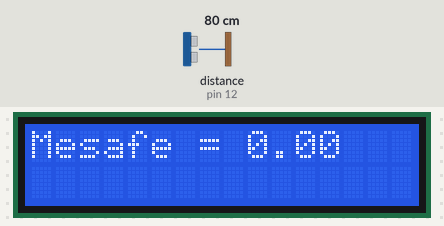
Bench run of a sketch on a simulated Arduino Uno, built with avr-gcc and run on an emulated ATmega328P. Parts: 16×2 character LCD. Wiring (inferred from the names in the program): ultrasonic range finder: trigger pin 13; echo pin 12. Inputs (shaded band) come from the test bench; at power-on: distance to the obstacle (sensor on pin 12) 80 cm. The echo pulse lasts 58.3 µs per cm.

Above: at 116.6 s.

The sketch:

lcd.ino
```cpp
//IEEE Giresun SB Arduino Atölyesi
#include <LiquidCrystal.h>    //LiquidCrystal kütüphanesi ekleniyor
int trig = 13;    //HC-SR04 trigger pinini 13'e bağlayacağımız için 13'e trig adını verdik
int echo = 12;    //echo pini de 12'ye bağlancak;
float zaman, mesafe;    //zaman ve mesafeyi tutmak için kullanılacak değişklenler
LiquidCrystal lcd(3, 2, 4, 5, 6, 7);    //lcd adında LiquidCrystal nesnesi oluşturuluyor
void setup() {
  pinMode(trig, OUTPUT);    //trig pini çıkış
  pinMode(echo, INPUT);     //echo pini giriş
  lcd.begin(2,16);          //lcd başlatılıyor
}

void loop() {
 lcd.clear();   //lcd temizleniyor.
 digitalWrite(trig, HIGH);    //trig'a tetikleme gönderiliyor
 delayMicroseconds(10);       //10 us bekleniyor
 digitalWrite(trig, LOW);     //trig'dan tetik çekiliyor
 zaman = pulseIn(echo, HIGH);   //pulseIn ile echonun high olmasına kadar geçen zaman tutuluyor
 zaman = zaman / 2;       //zaman ikiye bölünüyor
 mesafe = mesafe / 28.9;    //mesafemiz zaman / 28.9 olacak. (x = vt'den)
 lcd.print("Mesafe = ");     //lcd ekrana "mesafe = " yazıdırılıyor
 lcd.print(mesafe);         //ölçülen mesafe lcd ekrana yazdırılıyor
 delay(250);          //250 ms bekleniyor
}
```
